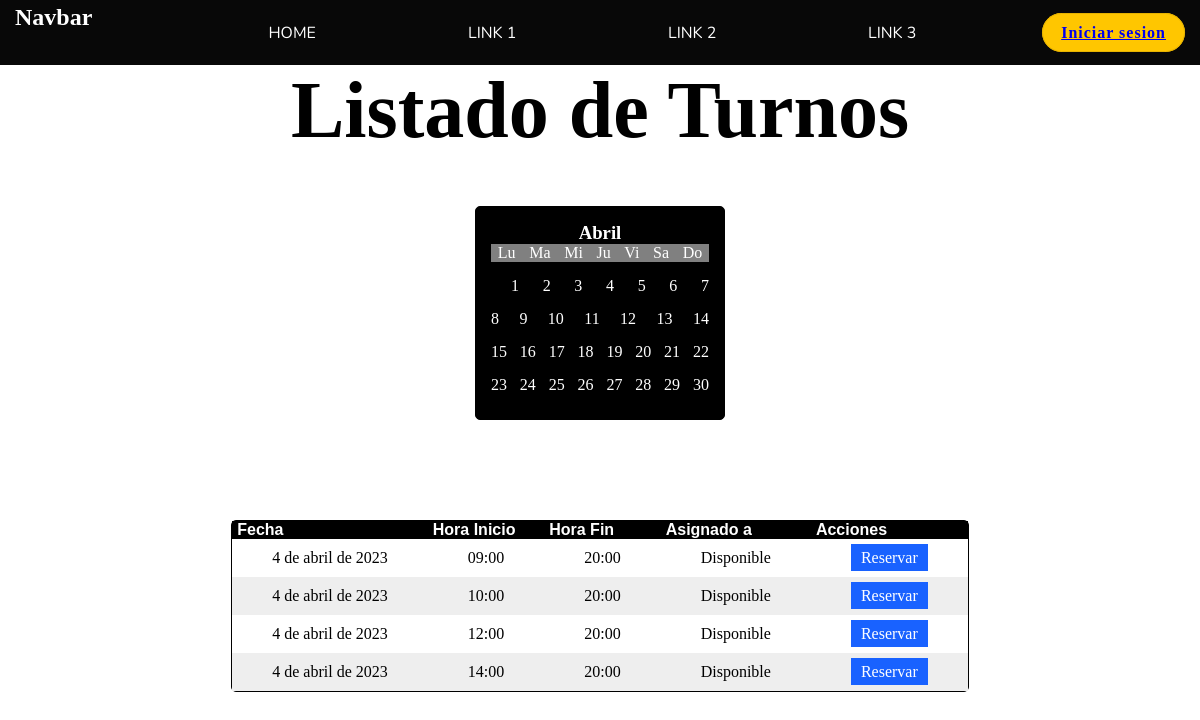
Screenshot of /recolectando/2023-04-04 with the database file from the repository.
### Turnos/models.py (models this page shows, shortened)
class Turno(models.Model):
    fecha = models.DateField()
    hora_inicio = models.TimeField()
    hora_fin = models.TimeField()
    asignado_a = models.ForeignKey(User, on_delete=models.SET_NULL, null=True, blank=True)
    activo = models.BooleanField(default=True)

### Turnos/views.py (the view)
# urls.py: path('recolectando/<id>', recolectando, name="recolecta"),
def recolectando(request, id):
    horaInicio=  Turno.objects.filter(fecha__startswith=id)
    return render(request ,'Turnos/filtro.html' , {"horaInicio": horaInicio})

### Turnos/templates/Turnos/filtro.html (shortened to what this page needs)
 {% extends 'Turnos/turnos.html' %}
 {% block Lista %}
{% load static %}
 <div class="container filtroDiv">
        <table cellspacing="0">
            <thead>
                <tr class="topLista">
                    <th>Fecha</th>
                    <th>Hora Inicio</th>
                    <th>Hora Fin</th>
                    <th>Asignado a</th>
                    <th>Acciones</th>
                </tr>
            </thead>
            <tbody>
                {% for turno in horaInicio %}
                <tr>
                    <td>{{ turno.fecha }}</td>
                    <td>{{ turno.hora_inicio }}</td>
                    <td>{{ turno.hora_fin }}</td>
                    {% if turno.asignado_a %}
                    <td>{{ turno.asignado_a.username}}</td>
                    {% else %}
                    <td>Disponible</td>
                    {% endif %}
                    <td>
                            {% if turno.activo %}
                            <a class="btn"  href="{% url 'Asignar' turno.id %}">Reservar</a>
                            {% endif %}
                    </td>
                </tr>
                {% empty %}
                <tr>
                    <td colspan="5">No hay turnos disponibles</td>
                </tr>
                {% endfor %}
            </tbody>
        </table>
    </div>
    {% endblock Lista %}

### Turnos/static/Turnos/css/navbar.css (style rules this page uses)
body { margin: 0; background-image: url(); }
* { transition: 0.4s ease all; }

### Turnos/static/Turnos/css/style.css (style rules this page uses)
* { box-sizing: border-box; padding: 0; margin: 0; }
.container { display: flex; width: 100%; justify-content: center; align-items: center; margin-top: 50px; }
tbody td { padding: 10px 40px; }
.btn { text-decoration: none; padding: 5px 10px; color: white; background-color: rgb(25, 98, 255); }
table { border: 1px solid black; border-radius: 5px; }
.topLista { padding: 5px 0; background-color: black; color: white; font-family: 'Lucida Sans', 'Lucida Sans Regular', 'Lucida Grande', 'Lucida Sans Unicode', Geneva, Verdana, sans-serif; font-weight: 100; text-align: left; }
.filtroDiv th { padding-left: 5px; }
tr:nth-child(2), tr:nth-child(4) { background-color: rgb(238, 238, 238); }

### rows the page displays
Turno: fecha "4 de abril de 2023", hora_inicio "09:00", hora_fin "20:00", shows "Disponible", activo "Reservar"
Turno: fecha "4 de abril de 2023", hora_inicio "10:00", hora_fin "20:00", shows "Disponible", activo "Reservar"
Turno: fecha "4 de abril de 2023", hora_inicio "12:00", hora_fin "20:00", shows "Disponible", activo "Reservar"
Turno: fecha "4 de abril de 2023", hora_inicio "14:00", hora_fin "20:00", shows "Disponible", activo "Reservar"
